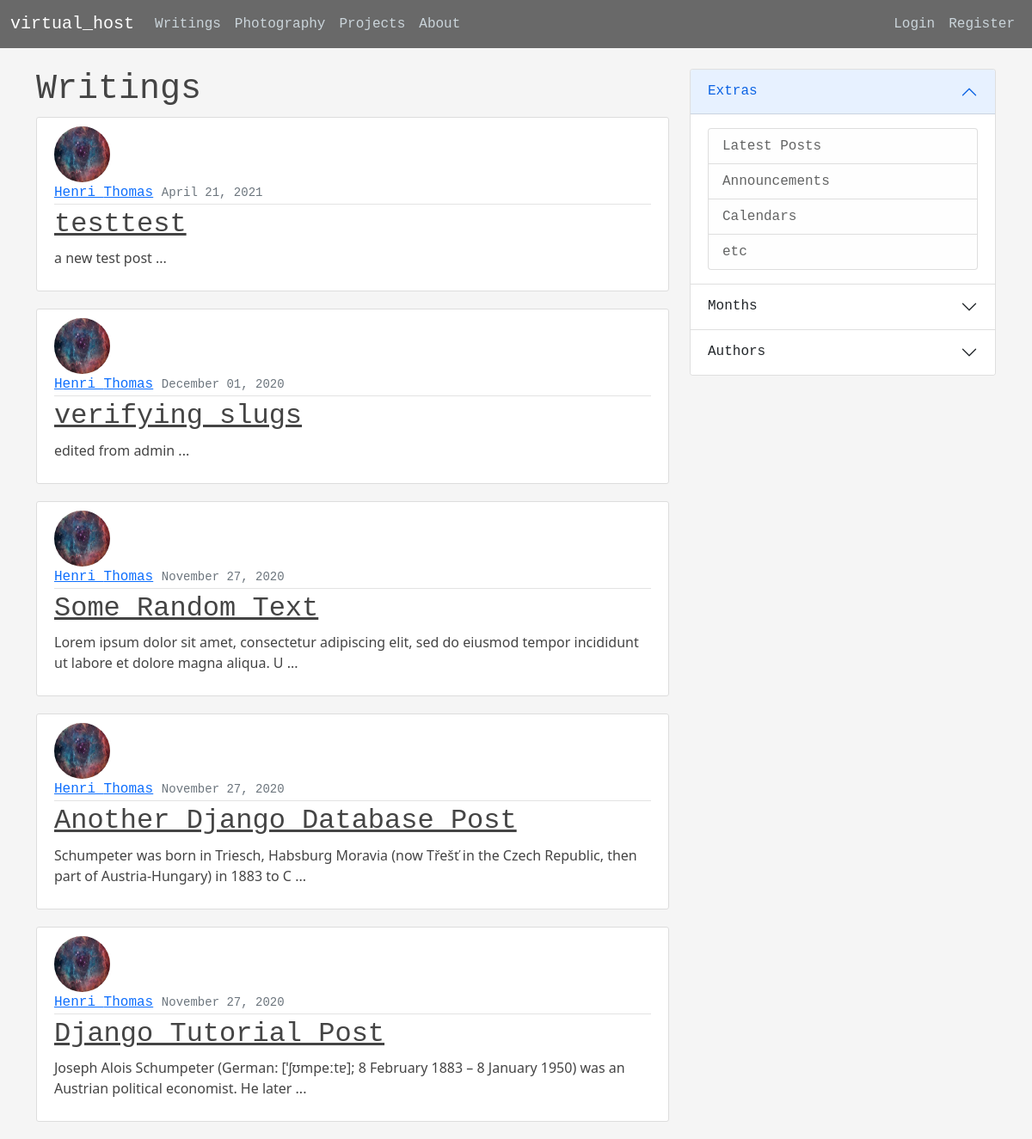
The page / on the database its author committed.
### blog/models.py (models this page shows, shortened)
class Post(models.Model):
    title = models.CharField(max_length=250)
    content = models.TextField()
    content_display = models.TextField(max_length=125)
    date_posted = models.DateTimeField(default=timezone.now)
    author = models.ForeignKey(User, on_delete=models.CASCADE)
    slug = models.SlugField(max_length=50)

### users/models.py (models this page shows, shortened)
class Profile(models.Model):
    user = models.OneToOneField(User, on_delete=models.CASCADE)
    bio = models.TextField()
    image = models.ImageField(default='default.jpg', upload_to='profile_pics')

### blog/views.py (the view)
# urls.py: path('', PostListView.as_view(), name='blog-home'),
class PostListView(ListView):
    model = Post
    template_name = 'blog/home.html'  # <app>/<model>_<view_type>.html
    context_object_name = 'posts'
    def get_queryset(self):
        qs = super().get_queryset()
        return qs.all() \
            .only('author', 'date_posted', 'title', 'content_display', 'id', 'slug') \
            .order_by('-date_posted')
    def get_context_data(self, **kwargs):
        context = super().get_context_data(**kwargs)
        context['title'] = 'Home'
        return context

### blog/templates/blog/home.html
{% extends "blog/base.html" %}
{% block content %}
    <h1>Writings</h1>
    {% for post in posts %}
        <article class="media content-section">
            <img class="rounded-circle article-img" src="{{ post.author.profile.image.url }}">
            <div class="media-body">
                <div class="article-metadata">
                  <a class="mr-2" href="{% url 'user-public-profile' %}">{{ post.author.first_name }} {{ post.author.last_name }}</a>
                  <small class="text-muted">{{ post.date_posted|date:'F d, Y' }}</small>
                </div>
                <h2><a class="article-title" href="{% url 'single-post' post.id post.slug %}">{{ post.title }}</a></h2>
                <p class="article-content">{{ post.content_display }} ...</p>
            </div>
        </article>
    {% endfor %}
{% endblock content %}

### blog/templates/blog/base.html (shortened to what this page needs)
{% load static %}
<!DOCTYPE html>
<html lang="en">
<head>
    <link href="https://cdn.jsdelivr.net/npm/bootstrap@5.0.0-beta3/dist/css/bootstrap.min.css" rel="stylesheet">
    <link rel="stylesheet" href="https://cdn.jsdelivr.net/npm/bootstrap-icons@1.4.1/font/bootstrap-icons.css">
    <link rel="stylesheet" type="text/css" href="{% static 'blog/main.css' %}">
</head>
<body>
    <header class="site-header">
        <nav class="navbar navbar-expand-md navbar-dark bg-steel fixed-top">
            <div class="container-fluid">
                <a class="navbar-brand mr-4" href="{% url 'blog-home' %}">virtual_host</a>
                <div class="collapse navbar-collapse" id="navbarToggle">
                    <ul class="navbar-nav me-auto">
                        <li class="nav-item">
                            <a class="nav-link" href="{% url 'blog-home' %}">Writings</a>
                        </li>
                        <li class="nav-item">
                            <a class="nav-link" href="#">Photography</a>
                        </li>
                        <li class="nav-item">
                            <a class="nav-link" href="#">Projects</a>
                        </li>
                        <li class="nav-item">
                            <a class="nav-link" href="{% url 'blog-about' %}">About</a>
                        </li>
                    </ul>
                    <div class="d-flex">
                        <ul class="navbar-nav">
                            {% if user.is_authenticated %}
                                <li class="nav-item mr-2">
                                    <a class="nav-link" href="{% url 'create-post' %}">
                                        new post
                                    </a>
                                </li>
                                <li class="nav-item mr-2">
                                    <a class="nav-link" href="{% url 'user-personal-profile' %}">
                                        &#60;{{user.username}}&#62;
                                    </a>
                                </li>
                                <li class="nav-item">
                                    <a class="nav-link" href="{% url 'user-logout' %}">Logout</a>
                                </li>
                            {% else %}
                                <li class="nav-item">
                                    <a class="nav-link" href="{% url 'user-login' %}">Login</a>
                                </li>
                                <li class="nav-item">
                                    <a class="nav-item nav-link" href="{% url 'user-register' %}">Register</a>
                                </li>
                            {% endif %}
                        </ul>
                    </div>
                </div>
            </div>
        </nav>
    </header>
    <main role="main" class="container">
        <div class="row">
            <div class="col-md-8">
                {% block content %}{% endblock %}
            </div>
            <div class="col-md-4">
                <div class="accordion" id="accordionExample">
                    <div class="accordion-item">
                      <h2 class="accordion-header" id="headingOne">
                        <button class="accordion-button" type="button" data-bs-toggle="collapse" data-bs-target="#collapseOne" aria-expanded="false" aria-controls="collapseOne">
                          Extras
                        </button>
                      </h2>
                      <div id="collapseOne" class="accordion-collapse collapse show" aria-labelledby="headingOne" data-bs-parent="#accordionExample">
                        <div class="accordion-body">
                            <ul class="list-group">
                                <li class="list-group-item list-group-item-light">Latest Posts</li>
                                <li class="list-group-item list-group-item-light">Announcements</li>
                                <li class="list-group-item list-group-item-light">Calendars</li>
                                <li class="list-group-item list-group-item-light">etc</li>
                            </ul>
                        </div>
                      </div>
                    </div>
                    <div class="accordion-item">
                      <h2 class="accordion-header" id="headingTwo">
                        <button class="accordion-button collapsed" type="button" data-bs-toggle="collapse" data-bs-target="#collapseTwo" aria-expanded="false" aria-controls="collapseTwo">
                            Months
                        </button>
                      </h2>
                    </div>
                    <div class="accordion-item">
                      <h2 class="accordion-header" id="headingThree">
                        <button class="accordion-button collapsed" type="button" data-bs-toggle="collapse" data-bs-target="#collapseThree" aria-expanded="false" aria-controls="collapseThree">
                            Authors
                        </button>
                      </h2>
                    </div>
                </div>
            </div>
        </div>
    </main>
</body>
</html>

### blog/static/blog/main.css (style rules this page uses)
body { background: whitesmoke; margin-top: 5rem; }
h1, h2, h3, h4, h5, h6 { color: #444444; font-family: monospace; }
ul { margin: 0; }
.navbar-brand, .nav-item, .btn, .list-group, .legend { font-family: monospace; }
.bg-steel { background-color: dimgrey; }
.site-header .navbar-nav .nav-link { color: #cbd5db; }
.content-section { background: #ffffff; padding: 10px 20px; border: 1px solid #dddddd; border-radius: 3px; margin-bottom: 20px; }
.article-title { color: #444444; font-family: monospace; }
.article-content { color: #444444; white-space: pre-line; }
.article-img { height: 65px; width: 65px; margin-right: 16px; }
.article-metadata { padding-bottom: 1px; margin-bottom: 4px; border-bottom: 1px solid #e3e3e3; font-family: monospace; }

### rows shown on the page
Post: author.profile.image (picture), author.first_name "Henri", author.last_name "Thomas", date_posted "April 21, 2021", title "testtest", content_display "a new test post"
Post: author.profile.image (picture), author.first_name "Henri", author.last_name "Thomas", date_posted "December 01, 2020", title "verifying slugs", content_display "edited from admin"
Post: author.profile.image (picture), author.first_name "Henri", author.last_name "Thomas", date_posted "November 27, 2020", title "Some Random Text", content_display "Lorem ipsum dolor sit amet, consectetur adipiscing elit, sed do eiusmod tempor incididunt ut labore et dolore magna aliqua. U"
Post: author.profile.image (picture), author.first_name "Henri", author.last_name "Thomas", date_posted "November 27, 2020", title "Another Django Database Post", content_display "Schumpeter was born in Triesch, Habsburg Moravia (now Třešť in the Czech Republic, then part of Austria-Hungary) in 1883 to C"
Post: author.profile.image (picture), author.first_name "Henri", author.last_name "Thomas", date_posted "November 27, 2020", title "Django Tutorial Post", content_display "Joseph Alois Schumpeter (German: [ˈʃʊmpeːtɐ]; 8 February 1883 – 8 January 1950) was an Austrian political economist. He later"
